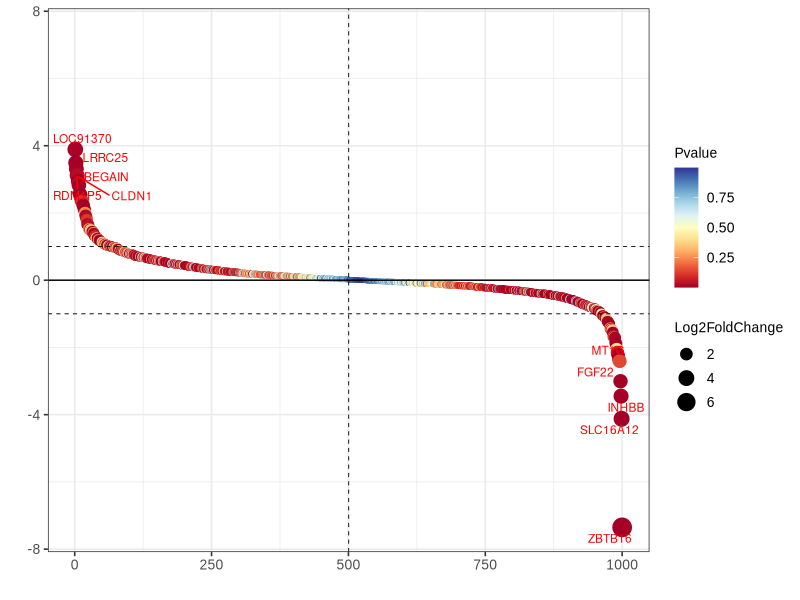

R code for this plot:
## ---- chunk 1
# 安装包
if (!requireNamespace("ggrepel", quietly = TRUE)) {
  install.packages("ggrepel")
}
if (!requireNamespace("ggplot2", quietly = TRUE)) {
  install.packages("ggplot2")
}
if (!requireNamespace("RColorBrewer", quietly = TRUE)) {
  install.packages("RColorBrewer")
}

# 加载包
library(ggrepel)
library(ggplot2)
library(RColorBrewer)
## ---- chunk 2
# 加载数据
data <- read.delim("files/Hiplot/061-gene-rank-data.txt", header = T)

# 整理数据格式
## 按 log2FoldChange 和 pvalue 排序
data <- data[order(-data$log2FC, data$pvalue), ]
## 添加 rank 列
data$rank <- 1:nrow(data)
## 获取 top n 上调和下调基因进行标记
top_n <- 5
top_n_up <- rownames(head(data, top_n))
top_n_down <- rownames(tail(data, top_n))
genes_to_label <- c(top_n_up, top_n_down)
data2 <- data[genes_to_label, ]


# 查看数据
head(data)
## ---- chunk 3
#| label: fig-1Gene-rank
#| fig-cap: "基因差异表达排序图"
#| out.width: "95%"
#| fig-height: 4
#| fig-width: 6
#| warning: false
#| message: false

# 基因差异表达排序图
p <- 
  ggplot(data, aes(rank, log2FC, color = pvalue, size = abs(log2FC))) + 
  geom_point() + 
  scale_color_gradientn(colours = colorRampPalette(brewer.pal(11,'RdYlBu'))(100)) +
  geom_hline(yintercept = c(-1, 1), linetype = 2, size = 0.3) +
  geom_hline(yintercept = 0, linetype = 1, size = 0.5) +
  geom_vline(xintercept = median(data$rank), linetype = 2, size = 0.3) + 
  geom_text_repel(data = data2, aes(rank, log2FC, label = gene),
                  size = 3, color = "red") +
  xlab("") + ylab("") + 
  ylim(c(-max(abs(data$log2FC)), max(abs(data$log2FC)))) +
  labs(color = "Pvalue", size = "Log2FoldChange") +
  theme_bw(base_size = 12) +
  theme(text = element_text(family = "Arial"),
        plot.title = element_text(size = 12,hjust = 0.5),
        axis.title = element_text(size = 12),
        axis.text = element_text(size = 10),
        axis.text.x = element_text(angle = 0, hjust = 0.5,vjust = 1),
        legend.position = "right",
        legend.direction = "vertical",
        legend.title = element_text(size = 10),
        legend.text = element_text(size = 10))

p
